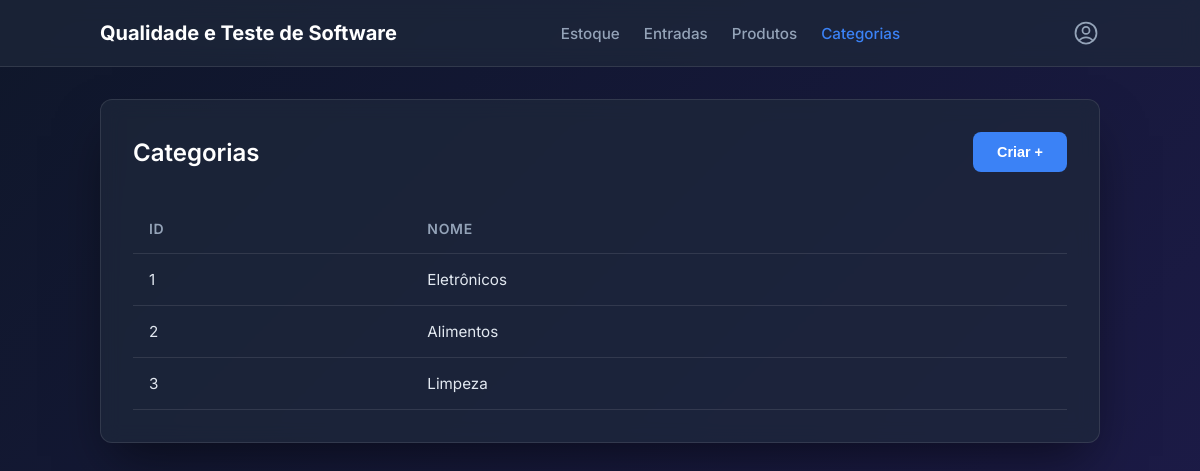
Page /categorias.php on the committed database.
### tables this page shows
CREATE TABLE `categorias` (
  `id` int UNSIGNED NOT NULL,
  `nome` varchar(250) NOT NULL
);

### backend/Categorias.php (called while the page is built, shortened)
<?php
require_once "Conexao.php";
$sql = "SELECT id, nome FROM categorias";
$stmt = $conn->prepare($sql);
$stmt->execute();
$categorias = $stmt->fetchAll();

### categorias.php (the view, shortened to what this page needs)
<?php require_once "backend/Categorias.php"; ?>
<!DOCTYPE html>
<html lang="pt-BR">
<head>
  <link rel="stylesheet" href="css/style.css">
</head>
<body class="dashboard-body">
  <?php
  include 'components/navbar.php';
  ?>
  <div class="dashboard-container">
    <div class="dashboard-header">
      <h2>Categorias</h2>
      <button class="btn-create" onclick="openModal('modalCategorias')">Criar +</button>
    </div>
    <div class="table-responsive">
      <table class="data-table">
        <thead>
          <tr>
            <th>Id</th>
            <th>Nome</th>
          </tr>
        </thead>
        <tbody>
          <?php foreach ($categorias as $c): ?>
            <tr>
              <td><?= $c['id'] ?></td>
              <td><?= $c['nome'] ?></td>
            </tr>
          <?php endforeach; ?>
        </tbody>
      </table>
    </div>
  </div>
</body>
</html>

### css/style.css (style rules this page uses)
:root { --bg-color: #0f172a; --card-bg: rgba(30, 41, 59, 0.7); --text-color: #f8fafc; --input-bg: rgba(15, 23, 42, 0.6); --input-border: #334155; --primary-color: #3b82f6; --primary-hover: #2563eb; --border-radius: 12px; }
* { box-sizing: border-box; margin: 0; padding: 0; }
body { font-family: "Inter", sans-serif; background: linear-gradient(135deg, #0f172a 0%, #1e1b4b 100%); color: var(--text-color); display: flex; align-items: center; justify-content: center; min-height: 100vh; }
.dashboard-container { background: var(--card-bg); backdrop-filter: blur(10px); -webkit-backdrop-filter: blur(10px); border: 1px solid rgba(255, 255, 255, 0.1); border-radius: var(--border-radius); padding: 2rem; width: 90%; max-width: 1000px; box-shadow: 0 25px 50px -12px rgba(0, 0, 0, 0.5); }
.dashboard-header { display: flex; justify-content: space-between; align-items: center; margin-bottom: 2rem; }
.dashboard-header h2 { color: #fff; font-size: 1.5rem; font-weight: 600; }
.btn-create { background-color: var(--primary-color); color: #fff; border: none; border-radius: 8px; padding: 0.75rem 1.5rem; font-size: 0.9rem; font-weight: 600; cursor: pointer; transition: background-color 0.2s ease, transform 0.1s ease; }
.table-responsive { width: 100%; overflow-x: auto; }
.data-table { width: 100%; border-collapse: collapse; text-align: left; }
.data-table th, .data-table td { padding: 1rem; border-bottom: 1px solid rgba(255, 255, 255, 0.1); }
.data-table th { color: #94a3b8; font-weight: 600; font-size: 0.875rem; text-transform: uppercase; letter-spacing: 0.05em; }
.data-table td { color: #e2e8f0; font-size: 0.95rem; }
.data-table tbody tr { transition: background-color 0.2s ease; }
body.dashboard-body { flex-direction: column; justify-content: flex-start; }

### rows in the picture
categorias: id "1", nome "Eletrônicos"
categorias: id "2", nome "Alimentos"
categorias: id "3", nome "Limpeza"
